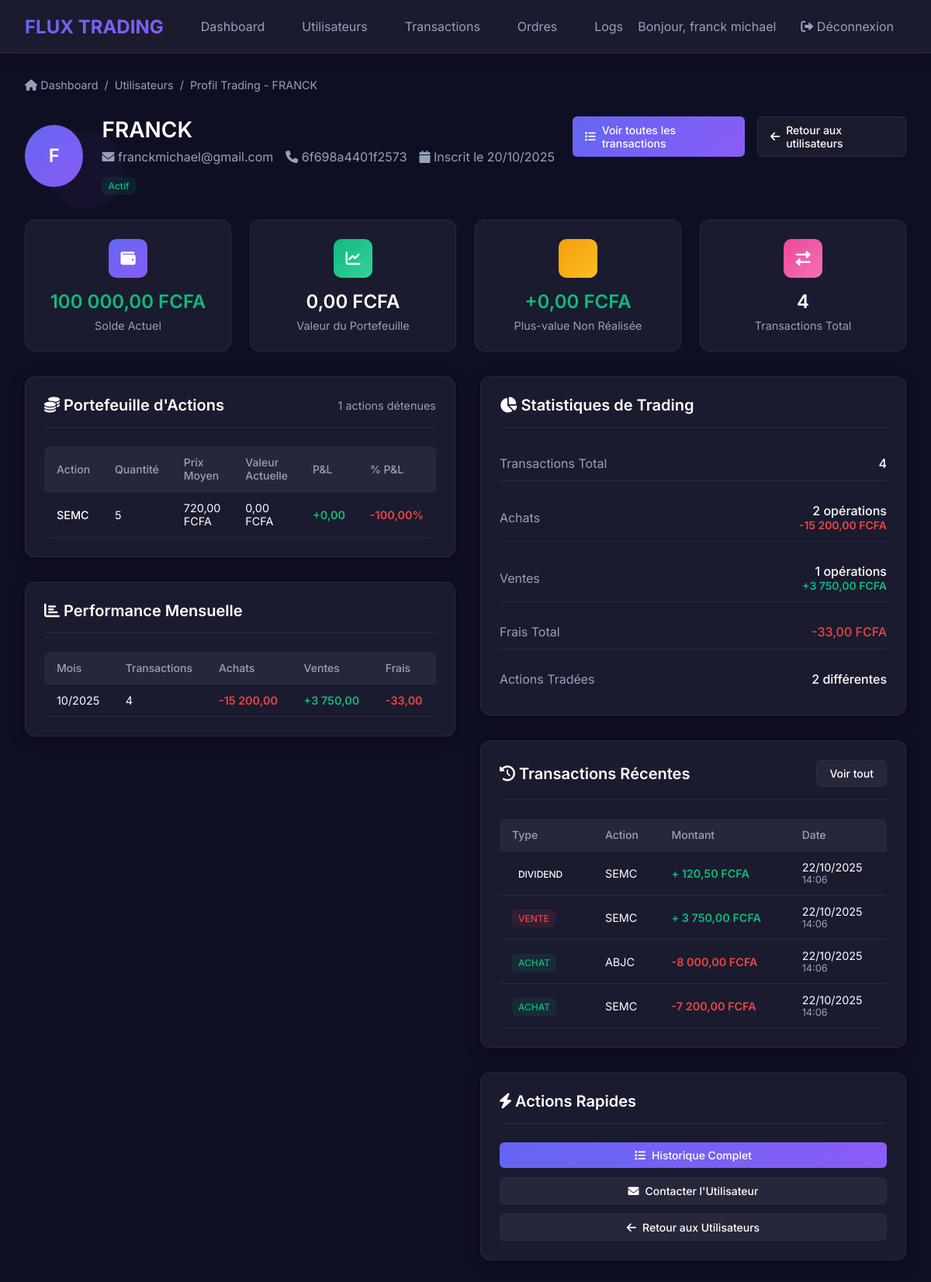
The app's page /frontend/admin/user_trading_details.php?id=1 (signed in) with its own data.
### tables this page shows
CREATE TABLE IF NOT EXISTS `wallets` (
  `id` int NOT NULL AUTO_INCREMENT,
  `user_id` int NOT NULL,
  `balance` decimal(15,2) NOT NULL DEFAULT '10000.00',
  `currency` varchar(10) NOT NULL DEFAULT 'FCFA',
  `created_at` timestamp NOT NULL DEFAULT CURRENT_TIMESTAMP,
  `updated_at` timestamp NOT NULL DEFAULT CURRENT_TIMESTAMP ON UPDATE CURRENT_TIMESTAMP,
  PRIMARY KEY (`id`),
  KEY `idx_user_id` (`user_id`),
  KEY `idx_currency` (`currency`)
);

CREATE TABLE IF NOT EXISTS `users` (
  `id` int NOT NULL AUTO_INCREMENT,
  `full_name` varchar(100) NOT NULL,
  `email` varchar(150) NOT NULL,
  `password` varchar(255) NOT NULL,
  `phone` varchar(15) NOT NULL,
  `status` enum('active','inactive','suspended') DEFAULT 'active',
  `created_at` timestamp NOT NULL DEFAULT CURRENT_TIMESTAMP,
  `is_active` tinyint(1) NOT NULL DEFAULT '1',
  `wallet_balance` decimal(15,2) NOT NULL DEFAULT '0.00',
  `reset_token` varchar(255) DEFAULT NULL,
  `reset_expires` datetime DEFAULT NULL,
  `last_login` datetime DEFAULT NULL,
  PRIMARY KEY (`id`),
  UNIQUE KEY `email` (`email`),
  KEY `idx_email` (`email`),
  KEY `idx_session_token` (`phone`)
);

CREATE TABLE IF NOT EXISTS `user_stocks` (
  `id` int NOT NULL AUTO_INCREMENT,
  `user_id` int NOT NULL,
  `stock_symbol` varchar(20) NOT NULL,
  `quantity` int NOT NULL DEFAULT '0',
  `average_buy_price` decimal(10,2) NOT NULL DEFAULT '0.00',
  `total_invested` decimal(15,2) NOT NULL DEFAULT '0.00',
  `current_value` decimal(15,2) NOT NULL DEFAULT '0.00',
  `unrealized_pnl` decimal(15,2) NOT NULL DEFAULT '0.00',
  `created_at` timestamp NOT NULL DEFAULT CURRENT_TIMESTAMP,
  `updated_at` timestamp NOT NULL DEFAULT CURRENT_TIMESTAMP ON UPDATE CURRENT_TIMESTAMP,
  PRIMARY KEY (`id`),
  UNIQUE KEY `unique_user_stock` (`user_id`,`stock_symbol`),
  KEY `idx_user_id` (`user_id`),
  KEY `idx_stock_symbol` (`stock_symbol`)
);

CREATE TABLE IF NOT EXISTS `transactions` (
  `id` int NOT NULL AUTO_INCREMENT,
  `user_id` int NOT NULL,
  `wallet_id` int NOT NULL,
  `type` enum('buy','sell','deposit','withdrawal','transfer','dividend','fee') NOT NULL,
  `stock_symbol` varchar(20) NOT NULL,
  `quantity` int NOT NULL DEFAULT '0',
  `price` decimal(10,2) NOT NULL DEFAULT '0.00',
  `amount` decimal(15,2) NOT NULL DEFAULT '0.00',
  `fees` decimal(10,2) NOT NULL DEFAULT '0.00',
  `status` enum('pending','completed','cancelled','failed') NOT NULL DEFAULT 'completed',
  `description` text,
  `metadata` longtext,
  `created_at` timestamp NOT NULL DEFAULT CURRENT_TIMESTAMP,
  `updated_at` timestamp NOT NULL DEFAULT CURRENT_TIMESTAMP ON UPDATE CURRENT_TIMESTAMP,
  PRIMARY KEY (`id`),
  KEY `idx_user_id` (`user_id`),
  KEY `idx_wallet_id` (`wallet_id`),
  KEY `idx_type` (`type`),
  KEY `idx_stock_symbol` (`stock_symbol`),
  KEY `idx_status` (`status`),
  KEY `idx_created_at` (`created_at`),
  KEY `idx_user_created` (`user_id`,`created_at`)
);

### frontend/admin/user_trading_details.php (the view, shortened to what the rows shown need)
<?php
$database = new Database();
$pdo = $database->getConnection();
$user_id = intval($_GET['id']);
$user_stmt = $pdo->prepare("
    SELECT
        u.*,
        w.balance,
        w.currency,
        w.created_at as wallet_created
    FROM users u
    LEFT JOIN wallets w ON u.id = w.user_id
    WHERE u.id = ?
");
$user_stmt->execute([$user_id]);
$user = $user_stmt->fetch(PDO::FETCH_ASSOC);
$stocks_stmt = $pdo->prepare("
    SELECT
        us.*,
        (SELECT price FROM transactions
         WHERE user_id = ? AND stock_symbol = us.stock_symbol AND type = 'buy'
         ORDER BY created_at DESC LIMIT 1) as last_price,
        (us.current_value - us.total_invested) as realized_pnl,
        CASE
            WHEN us.total_invested > 0 THEN
                ROUND(((us.current_value - us.total_invested) / us.total_invested) * 100, 2)
            ELSE 0
        END as pnl_percentage
    FROM user_stocks us
    WHERE us.user_id = ?
    ORDER BY us.current_value DESC
");
$stocks_stmt->execute([$user_id, $user_id]);
$user_stocks = $stocks_stmt->fetchAll(PDO::FETCH_ASSOC);
$stats_stmt = $pdo->prepare("
    SELECT
        COUNT(*) as total_transactions,
        SUM(CASE WHEN type = 'buy' THEN 1 ELSE 0 END) as buy_count,
        SUM(CASE WHEN type = 'sell' THEN 1 ELSE 0 END) as sell_count,
        SUM(CASE WHEN type = 'buy' THEN ABS(amount) ELSE 0 END) as total_buy_amount,
        SUM(CASE WHEN type = 'sell' THEN amount ELSE 0 END) as total_sell_amount,
        SUM(fees) as total_fees,
        COUNT(DISTINCT stock_symbol) as unique_stocks_traded
    FROM transactions
    WHERE user_id = ? AND status = 'completed'
");
$stats_stmt->execute([$user_id]);
$trading_stats = $stats_stmt->fetch(PDO::FETCH_ASSOC);
$recent_transactions = $pdo->prepare("
    SELECT
        t.*,
        CASE
            WHEN t.type = 'buy' THEN 'Achat'
            WHEN t.type = 'sell' THEN 'Vente'
            WHEN t.type = 'deposit' THEN 'Dépôt'
            WHEN t.type = 'withdrawal' THEN 'Retrait'
            ELSE t.type
        END as type_fr
    FROM transactions t
    WHERE t.user_id = ?
    ORDER BY t.created_at DESC
    LIMIT 10
");
$recent_transactions->execute([$user_id]);
$transactions = $recent_transactions->fetchAll(PDO::FETCH_ASSOC);
$monthly_performance = $pdo->prepare("
    SELECT
        DATE_FORMAT(created_at, '%Y-%m') as month,
        COUNT(*) as transaction_count,
        SUM(CASE WHEN type = 'buy' THEN ABS(amount) ELSE 0 END) as buy_amount,
        SUM(CASE WHEN type = 'sell' THEN amount ELSE 0 END) as sell_amount,
        SUM(fees) as fees_amount
    FROM transactions
    WHERE user_id = ? AND created_at >= DATE_SUB(NOW(), INTERVAL 6 MONTH)
    GROUP BY DATE_FORMAT(created_at, '%Y-%m')
    ORDER BY month DESC
");
$monthly_performance->execute([$user_id]);
$monthly_stats = $monthly_performance->fetchAll(PDO::FETCH_ASSOC);
$total_portfolio_value = 0;
$total_unrealized_pnl = 0;
foreach ($user_stocks as $stock) {
    $total_portfolio_value += $stock['current_value'];
    $total_unrealized_pnl += $stock['unrealized_pnl'];
}
?>
<!DOCTYPE html>
<html lang="fr">
<head>
<link href="https://cdnjs.cloudflare.com/ajax/libs/font-awesome/6.0.0/css/all.min.css" rel="stylesheet">
</head>
<body>
<div class="container">
    <div class="breadcrumb">
        <a href="admin_dashboard.php"><i class="fas fa-home"></i> Dashboard</a>
        <span>/</span>
        <a href="manage_users.php">Utilisateurs</a>
        <span>/</span>
        <span>Profil Trading - <?php echo htmlspecialchars($user['full_name']); ?></span>
    </div>
    <div class="page-header">
        <div class="user-profile">
            <div class="user-avatar">
                <?php echo strtoupper(substr($user['full_name'], 0, 1)); ?>
            </div>
            <div class="user-details">
                <h1><?php echo htmlspecialchars($user['full_name']); ?></h1>
                <div class="user-meta">
                    <span><i class="fas fa-envelope"></i> <?php echo htmlspecialchars($user['email']); ?></span>
                    <span><i class="fas fa-phone"></i> <?php echo htmlspecialchars($user['phone'] ?? 'N/A'); ?></span>
                    <span><i class="fas fa-calendar"></i> Inscrit le <?php echo date('d/m/Y', strtotime($user['created_at'])); ?></span>
                    <span class="status-badge status-<?php echo $user['is_active'] ? 'completed' : 'pending'; ?>">
                        <?php echo $user['is_active'] ? 'Actif' : 'Inactif'; ?>
                    </span>
                </div>
            </div>
        </div>
    </div>
    <div class="stats-grid">
        <div class="stat-card">
            <div class="stat-icon icon-balance">
                <i class="fas fa-wallet"></i>
            </div>
            <div class="stat-value amount-positive">
                <?php echo number_format($user['balance'], 2, ',', ' '); ?> <?php echo $user['currency']; ?>
            </div>
            <div class="stat-label">Solde Actuel</div>
        </div>
        <div class="stat-card">
            <div class="stat-icon icon-portfolio">
                <i class="fas fa-chart-line"></i>
            </div>
            <div class="stat-value">
                <?php echo number_format($total_portfolio_value, 2, ',', ' '); ?> <?php echo $user['currency']; ?>
            </div>
            <div class="stat-label">Valeur du Portefeuille</div>
        </div>
        <div class="stat-card">
            <div class="stat-icon icon-pnl">
            </div>
            <div class="stat-value <?php echo $total_unrealized_pnl >= 0 ? 'amount-positive' : 'amount-negative'; ?>">
                <?php echo $total_unrealized_pnl >= 0 ? '+' : ''; ?><?php echo number_format($total_unrealized_pnl, 2, ',', ' '); ?> <?php echo $user['currency']; ?>
            </div>
            <div class="stat-label">Plus-value Non Réalisée</div>
        </div>
    </div>
    <div class="grid-layout">
        <div>
            <div class="card">
                <div class="card-header">
                    <h2><i class="fas fa-coins"></i> Portefeuille d'Actions</h2>
                </div>
                <?php if (!empty($user_stocks)): ?>
                <div class="table-container">
                    <table>
                        <thead>
                            <tr>
                                <th>Action</th>
                                <th>Quantité</th>
                                <th>Prix Moyen</th>
                                <th>Valeur Actuelle</th>
                                <th>P&L</th>
                                <th>% P&L</th>
                            </tr>
                        </thead>
                        <tbody>
                            <?php foreach ($user_stocks as $stock): ?>
                            <tr>
                                <td style="font-weight: 500;"><?php echo htmlspecialchars($stock['stock_symbol']); ?></td>
                                <td><?php echo number_format($stock['quantity'], 0, ',', ' '); ?></td>
                                <td><?php echo number_format($stock['average_buy_price'], 2, ',', ' '); ?> <?php echo $user['currency']; ?></td>
                                <td><?php echo number_format($stock['current_value'], 2, ',', ' '); ?> <?php echo $user['currency']; ?></td>
                                <td class="<?php echo $stock['unrealized_pnl'] >= 0 ? 'amount-positive' : 'amount-negative'; ?>">
                                    <?php echo $stock['unrealized_pnl'] >= 0 ? '+' : ''; ?><?php echo number_format($stock['unrealized_pnl'], 2, ',', ' '); ?>
                                </td>
                                <td class="<?php echo $stock['pnl_percentage'] >= 0 ? 'amount-positive' : 'amount-negative'; ?>">
                                    <?php echo $stock['pnl_percentage'] >= 0 ? '+' : ''; ?><?php echo number_format($stock['pnl_percentage'], 2, ',', ' '); ?>%
                                </td>
                            </tr>
                            <?php endforeach; ?>
                        </tbody>
                    </table>
                </div>
                <?php endif; ?>
            </div>
            <div class="card" style="margin-top: 2rem;">
                <div class="card-header">
                    <h2><i class="fas fa-chart-bar"></i> Performance Mensuelle</h2>
                </div>
                <?php if (!empty($monthly_stats)): ?>
                <div class="table-container">
                    <table>
                        <thead>
                            <tr>
                                <th>Mois</th>
                                <th>Transactions</th>
                                <th>Achats</th>
                                <th>Ventes</th>
                                <th>Frais</th>
                            </tr>
                        </thead>
                    </table>
                </div>
                <?php endif; ?>
            </div>
        </div>
        <div>
            <div class="card">
                <div class="card-header">
                    <h2><i class="fas fa-chart-pie"></i> Statistiques de Trading</h2>
                </div>
                <div style="display: grid; gap: 1rem;">
                    <div style="display: flex; justify-content: space-between; align-items: center; padding: 0.75rem 0; border-bottom: 1px solid var(--card-border);">
                        <div style="text-align: right;">
                            <div style="font-weight: 500;"><?php echo number_format($trading_stats['buy_count'] ?? 0, 0, ',', ' '); ?> opérations</div>
                            <div class="amount-negative" style="font-size: 0.875rem;">-<?php echo number_format($trading_stats['total_buy_amount'] ?? 0, 2, ',', ' '); ?> <?php echo $user['currency']; ?></div>
                        </div>
                    </div>
                    <div style="display: flex; justify-content: space-between; align-items: center; padding: 0.75rem 0; border-bottom: 1px solid var(--card-border);">
                        <div style="text-align: right;">
                            <div style="font-weight: 500;"><?php echo number_format($trading_stats['sell_count'] ?? 0, 0, ',', ' '); ?> opérations</div>
                            <div class="amount-positive" style="font-size: 0.875rem;">+<?php echo number_format($trading_stats['total_sell_amount'] ?? 0, 2, ',', ' '); ?> <?php echo $user['currency']; ?></div>
                        </div>
                    </div>
                    <div style="display: flex; justify-content: space-between; align-items: center; padding: 0.75rem 0; border-bottom: 1px solid var(--card-border);">
                        <span style="color: var(--text-secondary);">Frais Total</span>
                        <div class="amount-negative" style="font-weight: 500;">-<?php echo number_format($trading_stats['total_fees'] ?? 0, 2, ',', ' '); ?> <?php echo $user['currency']; ?></div>
                    </div>
                </div>
            </div>
            <div class="card" style="margin-top: 2rem;">
                <div class="card-header">
                    <h2><i class="fas fa-history"></i> Transactions Récentes</h2>
                </div>
                <?php if (!empty($transactions)): ?>
                <div class="table-container">
                    <table>
                        <thead>
                            <tr>
                                <th>Type</th>
                                <th>Action</th>
                                <th>Montant</th>
                                <th>Date</th>
                            </tr>
                        </thead>
                        <tbody>
                            <?php foreach ($transactions as $transaction): ?>
                            <tr>
                                <td>
                                    <span class="type-badge type-<?php echo $transaction['type']; ?>">
                                        <?php echo $transaction['type_fr']; ?>
                                    </span>
                                </td>
                                <td>
                                    <?php if ($transaction['stock_symbol'] && $transaction['stock_symbol'] !== '0'): ?>
                                        <?php echo htmlspecialchars($transaction['stock_symbol']); ?>
                                    <?php else: ?>
                                        <span style="color: var(--text-secondary);">-</span>
                                    <?php endif; ?>
                                </td>
                                <td class="<?php echo $transaction['amount'] > 0 ? 'amount-positive' : 'amount-negative'; ?>">
                                    <?php echo $transaction['amount'] > 0 ? '+' : ''; ?>
                                    <?php echo number_format($transaction['amount'], 2, ',', ' '); ?>
                                    <?php echo $user['currency']; ?>
                                </td>
                                <td>
                                    <div><?php echo date('d/m/Y', strtotime($transaction['created_at'])); ?></div>
                                    <div style="font-size: 0.8rem; color: var(--text-secondary);"><?php echo date('H:i', strtotime($transaction['created_at'])); ?></div>
                                </td>
                            </tr>
                            <?php endforeach; ?>
                        </tbody>
                    </table>
                </div>
                <?php endif; ?>
            </div>
            <div class="card" style="margin-top: 2rem;">
                <div class="card-header">
                    <h2><i class="fas fa-bolt"></i> Actions Rapides</h2>
                </div>
            </div>
        </div>
    </div>
</div>
</body>
</html>

### records on screen
wallets: user.full_name "FRANCK", user.full_name "F", user.email "franckmichael@gmail.com", user.phone "6f698a4401f2573", user.created_at "20/10/2025", balance "100 000,00", currency "FCFA"
user_stocks: stock_symbol "SEMC", quantity "5", average_buy_price "720,00", current_value "0,00", unrealized_pnl "0,00", pnl_percentage "-100,00"
transactions: type_fr "DIVIDEND", stock_symbol "SEMC", amount "120,50", created_at "22/10/2025", created_at "14:06"
transactions: type_fr "VENTE", stock_symbol "SEMC", amount "3 750,00", created_at "22/10/2025", created_at "14:06"
transactions: type_fr "ACHAT", stock_symbol "ABJC", amount "-8 000,00", created_at "22/10/2025", created_at "14:06"
transactions: type_fr "ACHAT", stock_symbol "SEMC", amount "-7 200,00", created_at "22/10/2025", created_at "14:06"

### other values on screen
$_SESSION['admin_name'] "franck michael"
$total_portfolio_value "0,00"
$total_unrealized_pnl "0,00"
$trading_stats['total_transactions'] "4"
count($user_stocks) "1"
DateTime::createFromFormat('Y-m', $month['month'])->format('m/Y') "10/2025"
$month['transaction_count'] "4"
$month['buy_amount'] "15 200,00"
$month['sell_amount'] "3 750,00"
$month['fees_amount'] "33,00"
$trading_stats['buy_count'] "2"
$trading_stats['total_buy_amount'] "15 200,00"
$trading_stats['sell_count'] "1"
$trading_stats['total_sell_amount'] "3 750,00"
$trading_stats['total_fees'] "33,00"
